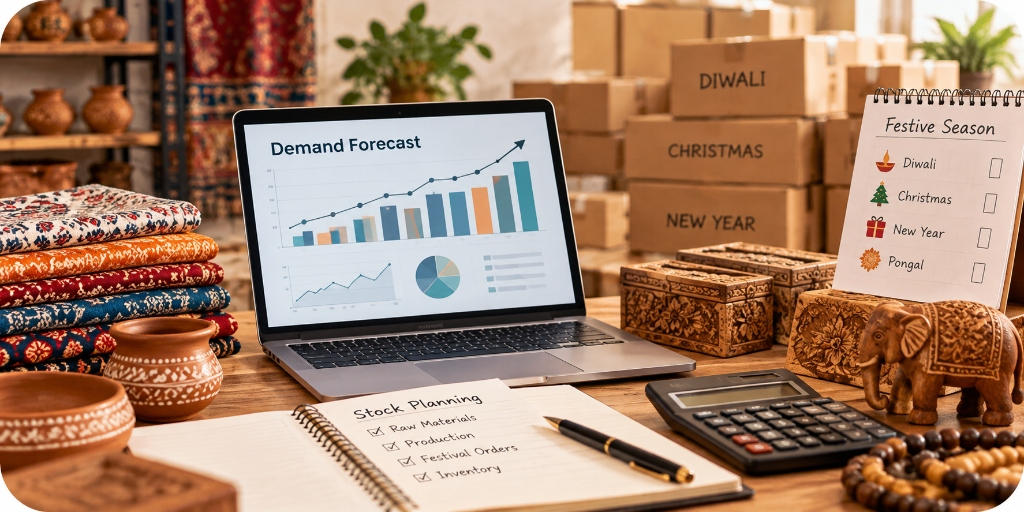
#> input picture frontend/assets/images/demand-forecast-hero.jpg, 1024 x 512 px; its folder holds only this picture in this run
$ python -i image_studio.py   (imports and definitions only)
#> lines starting #> are read from the running program, lines starting #| are printed output that depends on the picture
#> in build_studio_photo, raw_img is the input picture: PIL image 1024x512 RGB; mean R, G, B 163.2, 127.5, 104.4
"""
AI Photo Studio Pipeline
Professional e-commerce product photography enhancer.
"""

import os
import sys
import logging
from pathlib import Path
import numpy as np
import cv2
from PIL import Image, ImageFilter, ImageDraw, ImageOps, ImageFile

ImageFile.LOAD_TRUNCATED_IMAGES = True

logger = logging.getLogger("ImageStudio")

CANVAS_SIZE = 1000
STUDIO_BG = (250, 250, 250)
PADDING_RATIO = 0.12

_rembg_session = None


def get_rembg_session():
    """Lazily load rembg session once."""
    global _rembg_session
    if _rembg_session is None:
        try:
            from rembg import new_session
            _rembg_session = new_session("isnet-general-use")
        except Exception:
            try:
                from rembg import new_session
                _rembg_session = new_session("u2net")
            except Exception as e:
                logger.warning(f"Could not load rembg model: {e}")
                _rembg_session = None
    return _rembg_session


def auto_white_balance(img: np.ndarray) -> np.ndarray:
    """Gray-world auto white balance to correct indoor lighting/color casts."""
    result = img.copy().astype(np.float32)
    avg_b, avg_g, avg_r = [np.mean(result[:, :, i]) for i in range(3)]
#> avg_b = 104.4; avg_g = 127.5; avg_r = 163.2
    avg_gray = (avg_b + avg_g + avg_r) / 3.0
#> avg_gray = 131.7
    if avg_b > 0:
        result[:, :, 0] *= (avg_gray / avg_b)
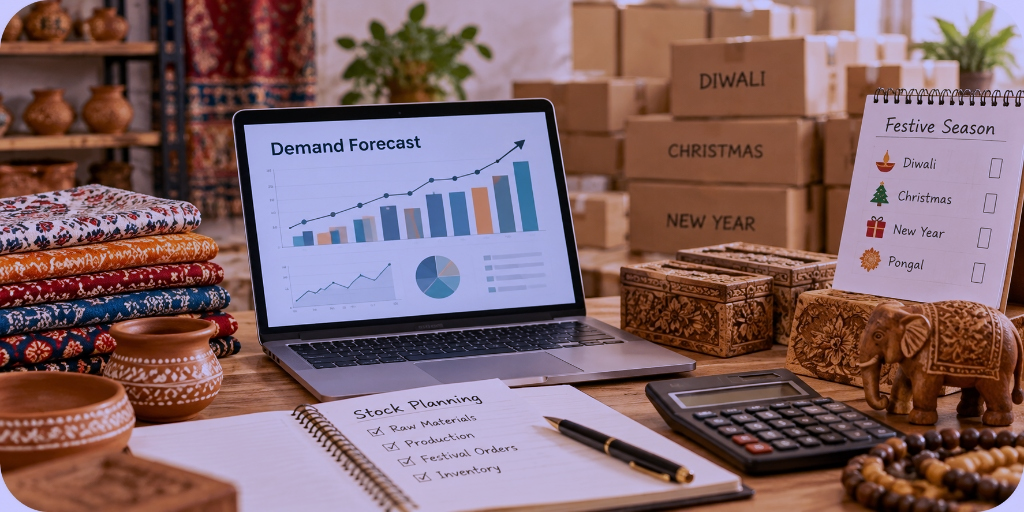
#> result: shape (512, 1024, 3) float32; mean B, G, R 131.7, 127.5, 163.2; drawn with min black and max white
    if avg_g > 0:
        result[:, :, 1] *= (avg_gray / avg_g)
    if avg_r > 0:
        result[:, :, 2] *= (avg_gray / avg_r)
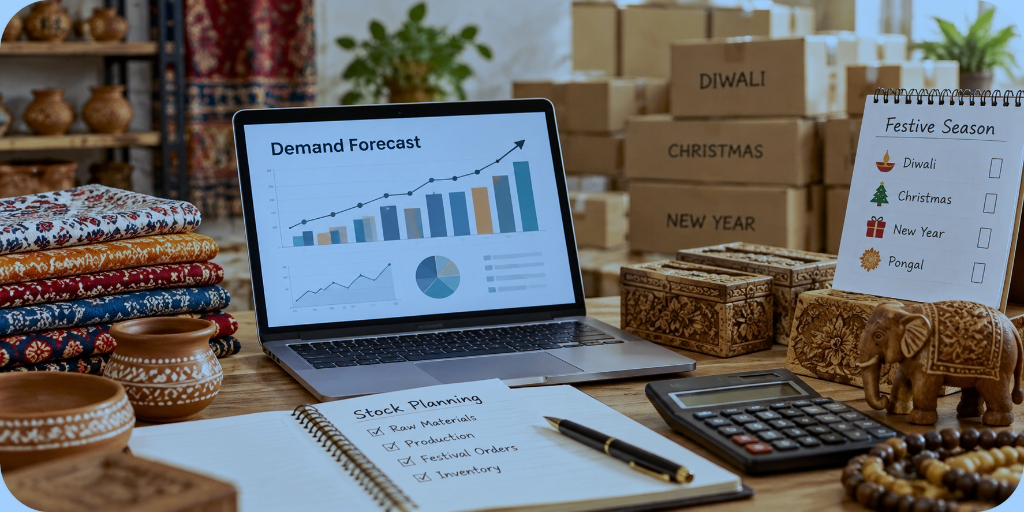
#> result: shape (512, 1024, 3) float32; mean B, G, R 131.7, 131.7, 131.7; drawn with min black and max white
    return np.clip(result, 0, 255).astype(np.uint8)
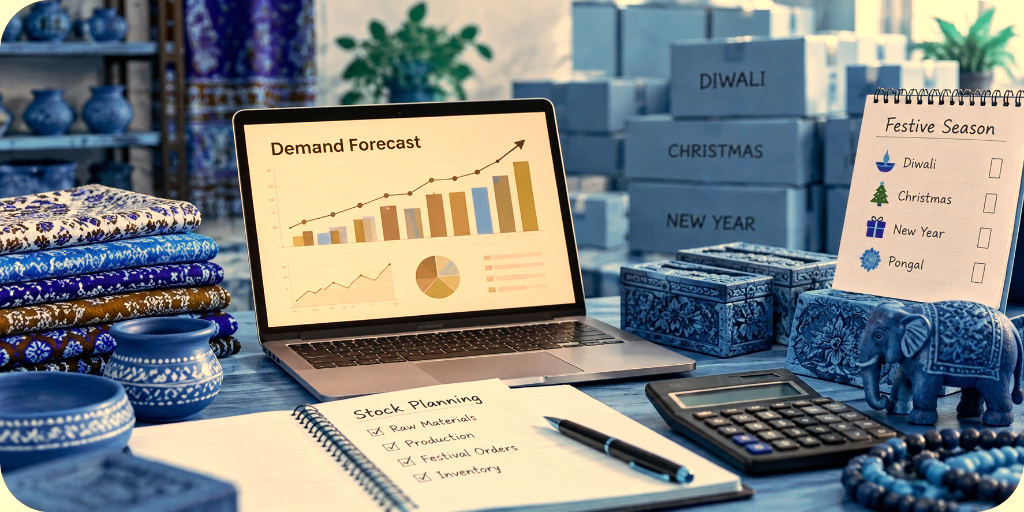
#> returned value: shape (512, 1024, 3); mean of channels 0, 1, 2 126.2, 131.2, 131.2; drawn as R, G, B


def apply_clahe(img: np.ndarray) -> np.ndarray:
    """Enhance texture and micro-contrast using LAB CLAHE."""
    lab = cv2.cvtColor(img, cv2.COLOR_BGR2LAB)
#> lab: shape (512, 1024, 3); mean of channels 0, 1, 2 137.6, 129.8, 132.3
    l, a, b = cv2.split(lab)
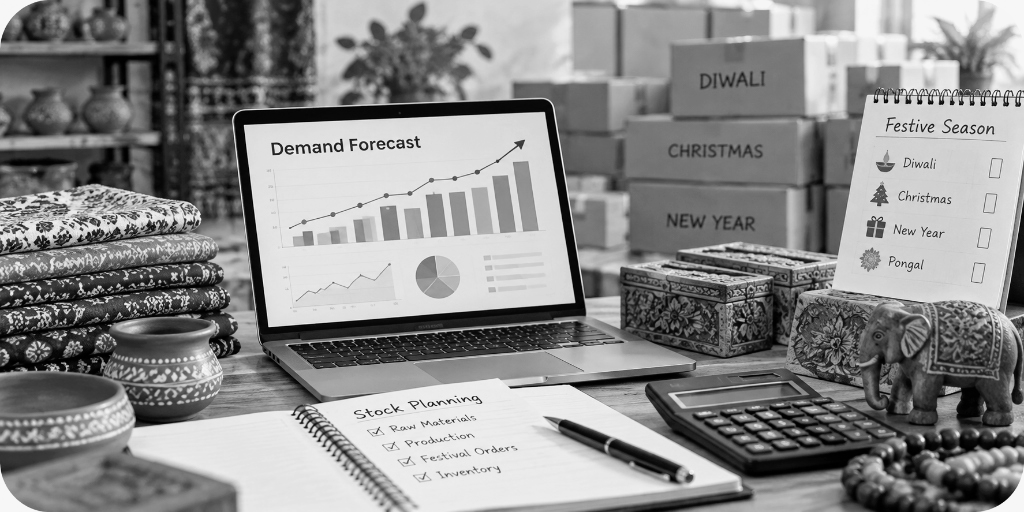
#> l: shape (512, 1024); min 0, max 247, mean 137.6
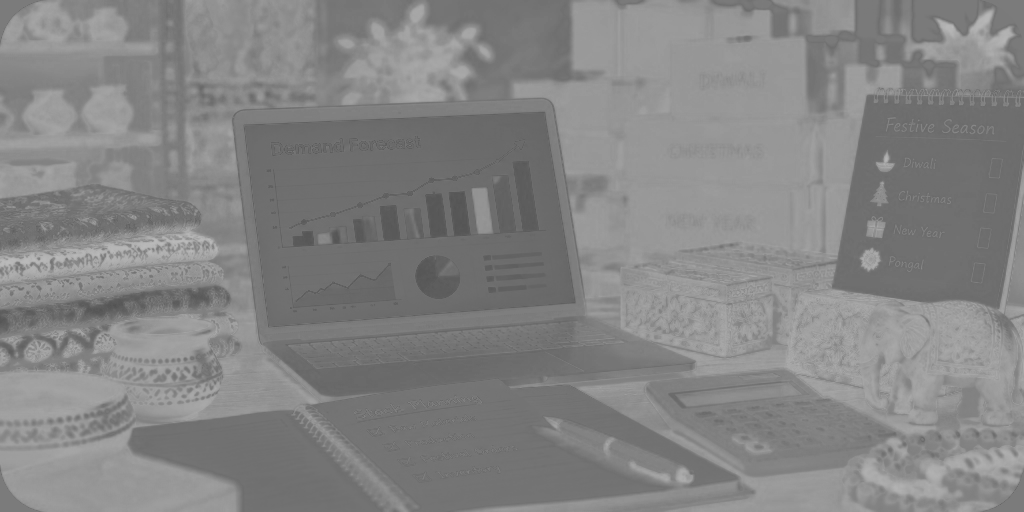
#> b: shape (512, 1024); min 83, max 186, mean 132.3
    clahe = cv2.createCLAHE(clipLimit=1.8, tileGridSize=(8, 8))
    l_eq = clahe.apply(l)
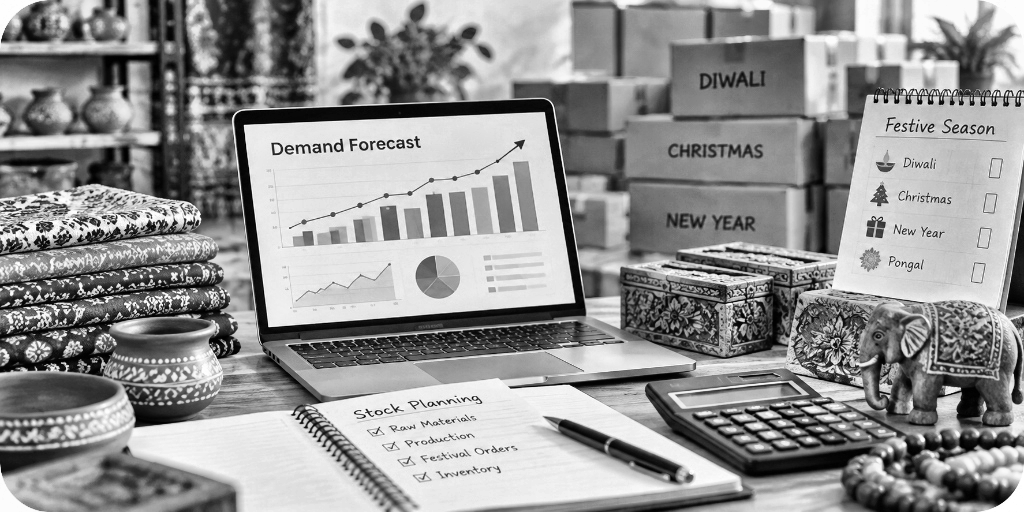
#> l_eq: shape (512, 1024); min 0, max 255, mean 146.7
    lab_eq = cv2.merge((l_eq, a, b))
#> lab_eq: shape (512, 1024, 3); mean of channels 0, 1, 2 146.7, 129.8, 132.3
    return cv2.cvtColor(lab_eq, cv2.COLOR_LAB2BGR)
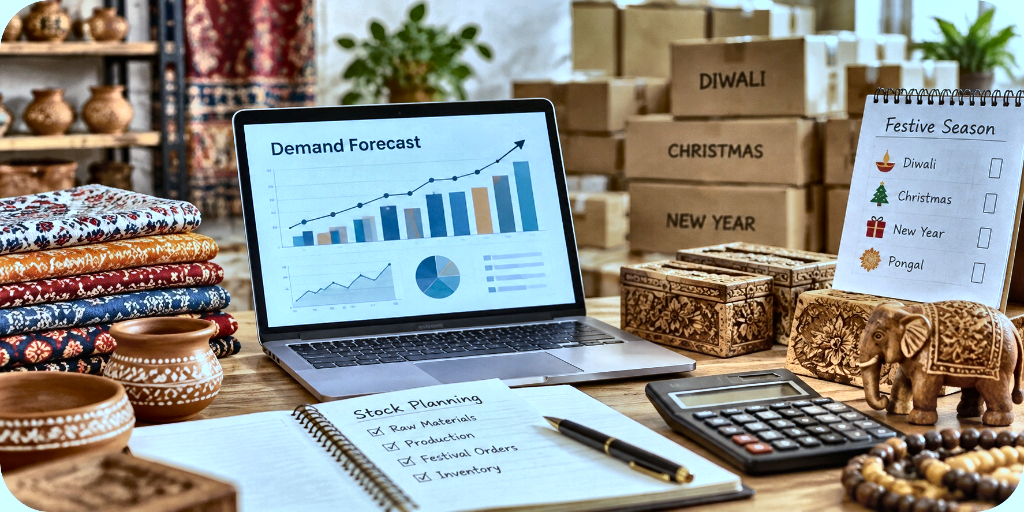
#> returned value: shape (512, 1024, 3); mean B, G, R 134.4, 140.4, 140.9


def remove_background(pil_image: Image.Image) -> Image.Image:
    """Remove background using rembg neural net or fallback."""
    if pil_image.width < 30 or pil_image.height < 30:
        return pil_image.convert("RGBA")

    session = get_rembg_session()
    if session is not None:
        try:
            from rembg import remove
            return remove(
                pil_image,
                session=session,
                alpha_matting=True,
                alpha_matting_foreground_threshold=240,
                alpha_matting_background_threshold=10,
                alpha_matting_erode_size=10
            )
        except Exception as e:
            logger.warning(f"rembg remove exception: {e}")

    return pil_image.convert("RGBA")


def build_studio_photo(input_path: str, output_path: str) -> bool:
    """Execute complete end-to-end studio pipeline on an image."""
    try:
        # Step 1: Load image and fix EXIF orientation
        with Image.open(input_path) as raw_img:
            img = ImageOps.exif_transpose(raw_img)
            img = img.convert("RGB")

        # Fast path for micro/test images
        if img.width < 30 or img.height < 30:
            canvas = Image.new("RGB", (CANVAS_SIZE, CANVAS_SIZE), STUDIO_BG)
            canvas.save(output_path, "JPEG", quality=95)
            return True

        # Step 2: Lighting & Color Correction (AWB + CLAHE)
        img_np = np.array(img)
        img_bgr = cv2.cvtColor(img_np, cv2.COLOR_RGB2BGR)
        awb_bgr = auto_white_balance(img_bgr)
        clahe_bgr = apply_clahe(awb_bgr)
        corrected_pil = Image.fromarray(cv2.cvtColor(clahe_bgr, cv2.COLOR_BGR2RGB))

        # Step 3: Remove Background
        cutout = remove_background(corrected_pil)

        # Step 4: Crop to bounding box
        bbox = cutout.getbbox()
        if bbox:
            cropped = cutout.crop(bbox)
        else:
            cropped = cutout

        # Step 5: Smart Centering & Padding on 1000x1000 canvas
        target_max_size = int(CANVAS_SIZE * (1.0 - 2 * PADDING_RATIO))
        cw, ch = cropped.size
        scale = min(target_max_size / cw, target_max_size / ch)
        nw, nh = max(int(cw * scale), 1), max(int(ch * scale), 1)
        resized_prod = cropped.resize((nw, nh), Image.Resampling.LANCZOS)

        # Canvas with slight downward bias (ground feeling)
        pos_x = (CANVAS_SIZE - nw) // 2
        pos_y = int((CANVAS_SIZE - nh) * 0.52)

        canvas = Image.new("RGBA", (CANVAS_SIZE, CANVAS_SIZE), (*STUDIO_BG, 255))

        # Step 6: Realistic Ground Shadow
        shadow_layer = Image.new("RGBA", (CANVAS_SIZE, CANVAS_SIZE), (0, 0, 0, 0))
        draw = ImageDraw.Draw(shadow_layer)

        shadow_w = int(nw * 0.82)
        shadow_h = max(int(nh * 0.08), 16)
        shadow_left = (CANVAS_SIZE - shadow_w) // 2
        shadow_top = pos_y + nh - int(shadow_h * 0.45)
        shadow_box = [shadow_left, shadow_top, shadow_left + shadow_w, shadow_top + shadow_h]

        draw.ellipse(shadow_box, fill=(20, 20, 25, 75))
        blurred_shadow = shadow_layer.filter(ImageFilter.GaussianBlur(radius=max(int(shadow_h * 0.6), 1)))

        canvas.alpha_composite(blurred_shadow)

        # Step 7: Composite product over shadow
        canvas.alpha_composite(resized_prod, (pos_x, pos_y))

        # Save high quality JPEG
        final_rgb = canvas.convert("RGB")
        final_rgb.save(output_path, "JPEG", quality=95, optimize=True)
        return True

    except Exception as e:
        logger.error(f"Studio photo pipeline error: {e}", exc_info=True)
        try:
            with Image.open(input_path) as fallback_img:
                rgb = fallback_img.convert("RGB")
                rgb = rgb.resize((1000, 1000), Image.Resampling.LANCZOS)
                rgb.save(output_path, "JPEG", quality=90)
            return True
        except Exception:
            return False

#> (the run stopped early here; a loop or call above may not have finished)

$ run again, on frontend/assets/images/design-ideas-hero.jpg
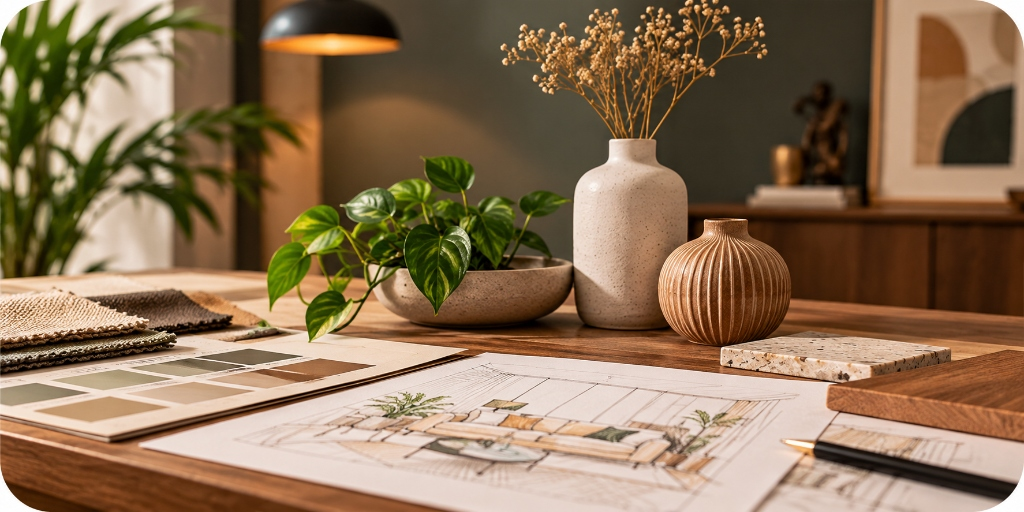
#> input picture frontend/assets/images/design-ideas-hero.jpg, 1024 x 512 px
#> in build_studio_photo, raw_img is the input picture: PIL image 1024x512 RGB; mean R, G, B 139.3, 113.3, 85.3
#> avg_b = 85.27; avg_g = 113.3; avg_r = 139.3
#> avg_gray = 112.6
#> lab: shape (512, 1024, 3); mean of channels 0, 1, 2 117.9, 129, 130.4
#> in apply_clahe, `l_eq = clahe.apply(l)`:
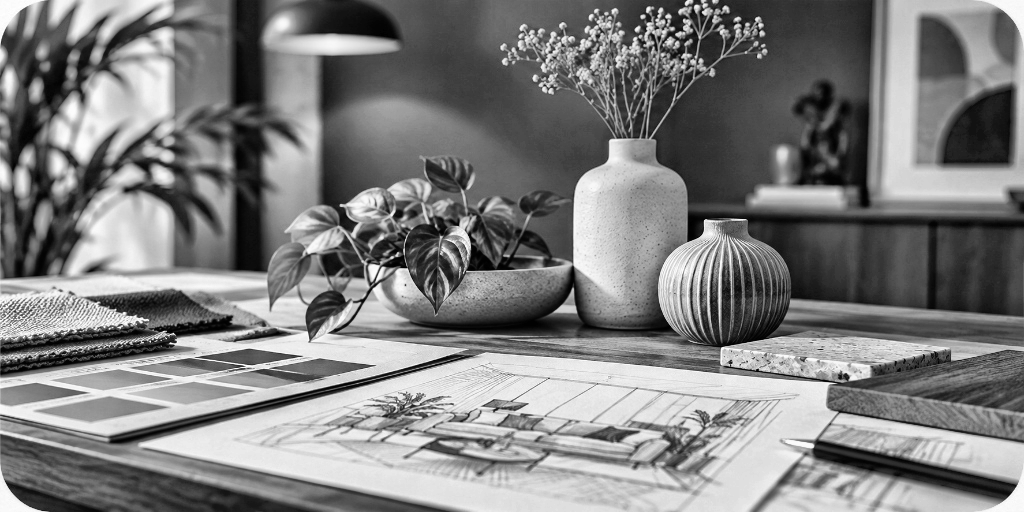
#> l_eq: shape (512, 1024); min 0, max 254, mean 126.8
#> lab_eq: shape (512, 1024, 3); mean of channels 0, 1, 2 126.8, 129, 130.4
#> in apply_clahe, `return cv2.cvtColor(lab_eq, cv2.COLOR_LAB2BGR)`:
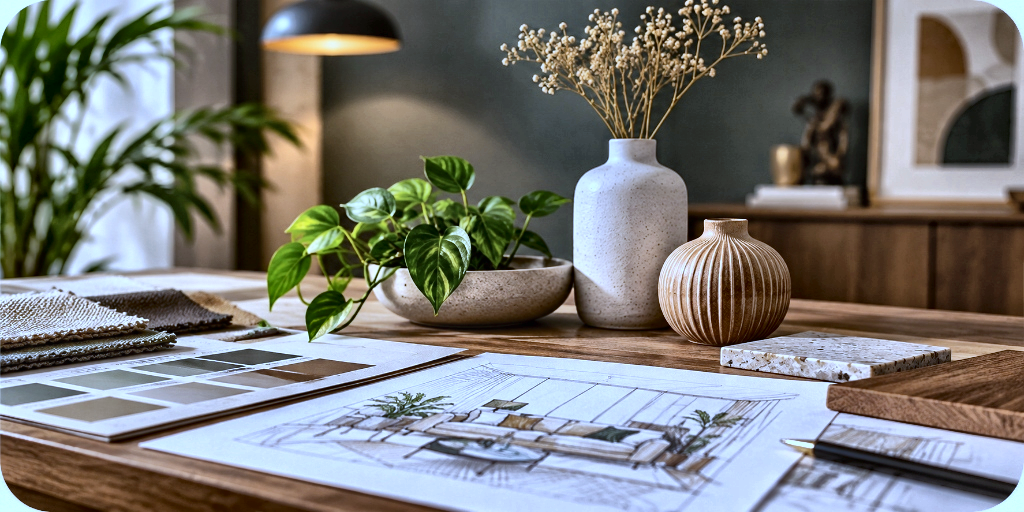
#> returned value: shape (512, 1024, 3); mean B, G, R 117.3, 121.2, 121.5
